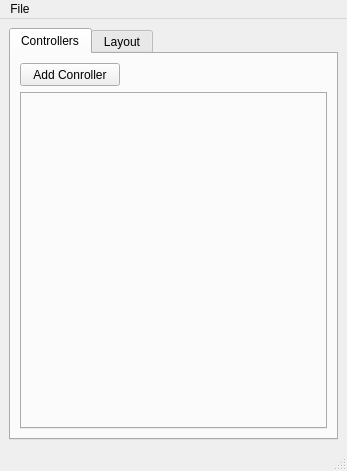
<?xml version="1.0" encoding="UTF-8"?>
<ui version="4.0">
 <class>MainWindow</class>
 <widget class="QMainWindow" name="MainWindow">
  <property name="geometry">
   <rect>
    <x>0</x>
    <y>0</y>
    <width>347</width>
    <height>471</height>
   </rect>
  </property>
  <property name="windowTitle">
   <string>MainWindow</string>
  </property>
  <widget class="QWidget" name="centralwidget">
   <layout class="QVBoxLayout" name="verticalLayout_2">
    <item>
     <widget class="QTabWidget" name="Main_Tabs">
      <property name="sizePolicy">
       <sizepolicy hsizetype="Expanding" vsizetype="Expanding">
        <horstretch>0</horstretch>
        <verstretch>0</verstretch>
       </sizepolicy>
      </property>
      <property name="currentIndex">
       <number>0</number>
      </property>
      <widget class="QWidget" name="Controller_Tab">
       <attribute name="title">
        <string>Controllers</string>
       </attribute>
       <layout class="QVBoxLayout" name="verticalLayout_3">
        <item>
         <layout class="QHBoxLayout" name="horizontalLayout_3">
          <item>
           <widget class="QPushButton" name="Main_Tabs_Controller_Add_Button">
            <property name="minimumSize">
             <size>
              <width>100</width>
              <height>23</height>
             </size>
            </property>
            <property name="maximumSize">
             <size>
              <width>100</width>
              <height>23</height>
             </size>
            </property>
            <property name="text">
             <string>Add Conroller</string>
            </property>
           </widget>
          </item>
          <item>
           <spacer name="horizontalSpacer_2">
            <property name="orientation">
             <enum>Qt::Horizontal</enum>
            </property>
            <property name="sizeHint" stdset="0">
             <size>
              <width>40</width>
              <height>20</height>
             </size>
            </property>
           </spacer>
          </item>
         </layout>
        </item>
        <item>
         <widget class="QTabWidget" name="tabWidget_2">
          <property name="tabPosition">
           <enum>QTabWidget::West</enum>
          </property>
          <property name="tabShape">
           <enum>QTabWidget::Triangular</enum>
          </property>
          <property name="currentIndex">
           <number>-1</number>
          </property>
          <property name="elideMode">
           <enum>Qt::ElideNone</enum>
          </property>
          <property name="usesScrollButtons">
           <bool>true</bool>
          </property>
          <property name="documentMode">
           <bool>false</bool>
          </property>
          <property name="tabsClosable">
           <bool>false</bool>
          </property>
          <property name="movable">
           <bool>false</bool>
          </property>
          <property name="tabBarAutoHide">
           <bool>false</bool>
          </property>
         </widget>
        </item>
       </layout>
      </widget>
      <widget class="QWidget" name="Tab2">
       <attribute name="title">
        <string>Layout</string>
       </attribute>
       <layout class="QHBoxLayout" name="horizontalLayout">
        <item>
         <layout class="QVBoxLayout" name="verticalLayout">
          <item>
           <widget class="QToolButton" name="toolButton">
            <property name="text">
             <string>...</string>
            </property>
           </widget>
          </item>
          <item>
           <widget class="QToolButton" name="toolButton_2">
            <property name="text">
             <string>...</string>
            </property>
           </widget>
          </item>
          <item>
           <widget class="QToolButton" name="toolButton_3">
            <property name="text">
             <string>...</string>
            </property>
           </widget>
          </item>
          <item>
           <widget class="QToolButton" name="toolButton_4">
            <property name="text">
             <string>...</string>
            </property>
           </widget>
          </item>
          <item>
           <spacer name="verticalSpacer">
            <property name="orientation">
             <enum>Qt::Vertical</enum>
            </property>
            <property name="sizeHint" stdset="0">
             <size>
              <width>20</width>
              <height>40</height>
             </size>
            </property>
           </spacer>
          </item>
         </layout>
        </item>
        <item>
         <widget class="QScrollArea" name="scrollArea">
          <property name="widgetResizable">
           <bool>true</bool>
          </property>
          <widget class="QWidget" name="scrollAreaWidgetContents">
           <property name="geometry">
            <rect>
             <x>0</x>
             <y>0</y>
             <width>270</width>
             <height>366</height>
            </rect>
           </property>
          </widget>
         </widget>
        </item>
       </layout>
      </widget>
     </widget>
    </item>
   </layout>
  </widget>
  <widget class="QMenuBar" name="menubar">
   <property name="geometry">
    <rect>
     <x>0</x>
     <y>0</y>
     <width>347</width>
     <height>21</height>
    </rect>
   </property>
   <widget class="QMenu" name="menu_Menu">
    <property name="enabled">
     <bool>true</bool>
    </property>
    <property name="title">
     <string>File</string>
    </property>
    <addaction name="FileMenuActionNew_Project"/>
    <addaction name="FileMenuActionOpen_project"/>
    <addaction name="actionOpen_Recent"/>
    <addaction name="separator"/>
    <addaction name="actionSave_Project"/>
    <addaction name="actionSave_Project_as"/>
    <addaction name="separator"/>
    <addaction name="FileMenuActionQuit"/>
   </widget>
   <addaction name="menu_Menu"/>
  </widget>
  <widget class="QStatusBar" name="statusbar"/>
  <action name="FileMenuActionQuit">
   <property name="text">
    <string>Quit</string>
   </property>
  </action>
  <action name="FileMenuActionNew_Project">
   <property name="text">
    <string>New Project</string>
   </property>
  </action>
  <action name="FileMenuActionOpen_project">
   <property name="text">
    <string>Open project</string>
   </property>
  </action>
  <action name="actionSave_Project">
   <property name="text">
    <string>Save Project</string>
   </property>
  </action>
  <action name="actionSave_Project_as">
   <property name="text">
    <string>Save Project as</string>
   </property>
  </action>
  <action name="actionOpen_Recent">
   <property name="text">
    <string>Open Recent</string>
   </property>
  </action>
 </widget>
 <resources/>
 <connections/>
</ui>
